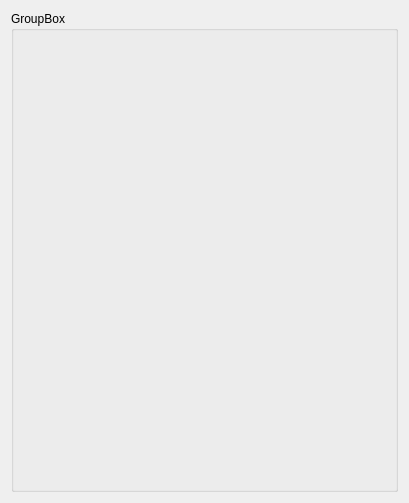
<?xml version="1.0" encoding="UTF-8"?>
<ui version="4.0">
 <class>WorkDay</class>
 <widget class="QWidget" name="WorkDay">
  <property name="geometry">
   <rect>
    <x>0</x>
    <y>0</y>
    <width>409</width>
    <height>503</height>
   </rect>
  </property>
  <property name="windowTitle">
   <string>Form</string>
  </property>
  <layout class="QVBoxLayout" name="verticalLayout">
   <item>
    <widget class="QGroupBox" name="dayGroup">
     <property name="title">
      <string>GroupBox</string>
     </property>
     <layout class="QVBoxLayout" name="verticalLayout_2">
      <item>
       <layout class="QVBoxLayout" name="entryLayout"/>
      </item>
      <item>
       <spacer name="verticalSpacer">
        <property name="orientation">
         <enum>Qt::Vertical</enum>
        </property>
        <property name="sizeHint" stdset="0">
         <size>
          <width>20</width>
          <height>40</height>
         </size>
        </property>
       </spacer>
      </item>
     </layout>
    </widget>
   </item>
  </layout>
 </widget>
 <resources/>
 <connections/>
</ui>
